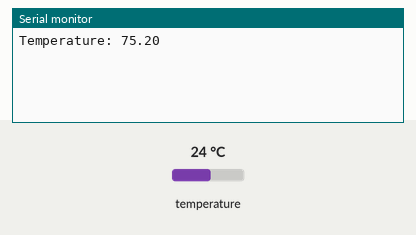
A sketch run on a simulated ESP8266 (NodeMCU). Shown: the last lines printed to the serial monitor. The test bench sets the inputs (shaded band); at power-on: temperature 24 °C. WiFi joins after 1.5 s; servers stay silent unless stated.

Above: at 3.7 s.
3.8 s: temperature set to 12 °C
At 5.6 s:
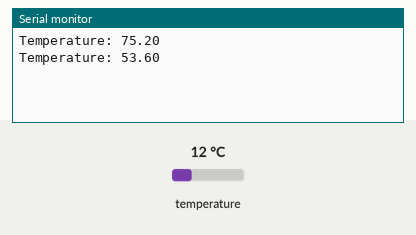
6.3 s: temperature set to 19 °C
At 8.0 s:
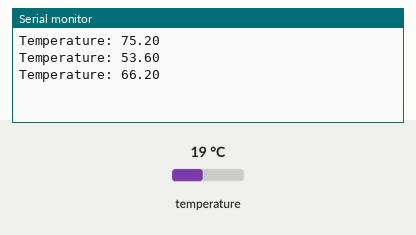
Timing chart, 0 to 9.5 s (numbered marks = the images above; inputs shaded):
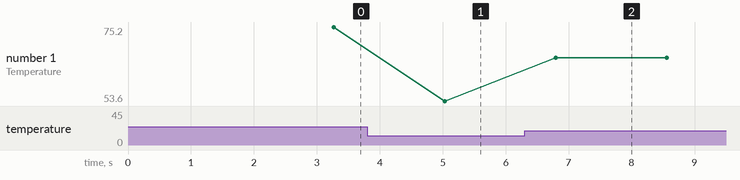

The sketch:

pairing_test.ino
```cpp
#include <WiFiManager.h>
#include <DallasTemperature.h>
#include <ESP8266WiFi.h>
#include <ESP8266WebServer.h>
#include <OneWire.h>

// WiFi parameters to be configured
const char* ssid = "crunchytown";
const char* password = "zxasqw12";

#define ONE_WIRE_BUS 2  // DS18B20 pin
OneWire oneWire(ONE_WIRE_BUS);
DallasTemperature DS18B20(&oneWire);

float oldTemp;
WiFiServer server(80);

WiFiManager wifiManager;

void setup(void)
{
  delay(1000);
  Serial.begin(9600);

  wifiManager.autoConnect();

  /*
  // Connect to WiFi
  WiFi.begin(ssid, password);

  // while wifi not connected yet, print '.'
  // then after it connected, get out of the loop
  while (WiFi.status() != WL_CONNECTED) {
     delay(500);
     Serial.print(".");
  }
  //print a new line, then print WiFi connected and the IP address
  Serial.println("");
  Serial.println("WiFi connected");

  // Print the IP address
  Serial.println(WiFi.localIP());
  */
  server.begin();
}

void loop(void)
{
  float temp;

  do {
    DS18B20.requestTemperatures();
    temp = DS18B20.getTempCByIndex(0);
  } while (temp == 85.0 || temp == (-127.0));
  Serial.print("Temperature: ");
  Serial.println(temp * 9 / 5 + 32);
  /*
  Serial.println("Getting client..");
  WiFiClient client = server.available();
  if (!client) {
    return;
  }
  else {
    String req;
    Serial.println("Waiting for available client..");
    while(!client.available()){
      delay(1);
    }
    Serial.println("Waiting for request..");
    req = client.readString();
    Serial.print("Got request: ");
    Serial.println(req);
    client.flush();

    if (req.indexOf("temp") != -1){
      do {
        DS18B20.requestTemperatures();
        temp = DS18B20.getTempCByIndex(0);
      } while (temp == 85.0 || temp == (-127.0));
    Serial.print("Temperature: ");
    Serial.println(temp * 9 / 5 + 32);

    client.print(temp);

    }
  }
    */
    delay(1000);
}
```

Measured:
- after the input at 3.8 s, the serial monitor: prints a new line after 1.2 s (image 1)
- after the input at 6.3 s, the serial monitor: prints a new line after 0.50 s (image 2)
- plotted number 1: 75.2 → 53.6 after the input at 3.8 s, 53.6 → 66.2 after the input at 6.3 s
